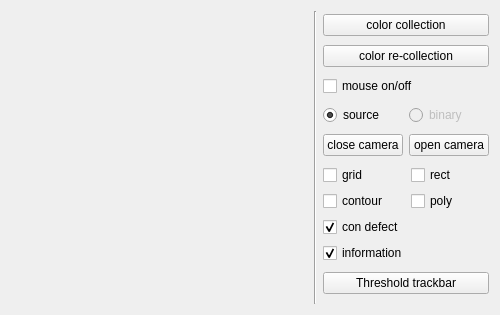
<?xml version="1.0" encoding="UTF-8"?>
<ui version="4.0">
 <class>Frame</class>
 <widget class="QWidget" name="Frame">
  <property name="geometry">
   <rect>
    <x>0</x>
    <y>0</y>
    <width>500</width>
    <height>315</height>
   </rect>
  </property>
  <property name="sizePolicy">
   <sizepolicy hsizetype="Preferred" vsizetype="Preferred">
    <horstretch>0</horstretch>
    <verstretch>0</verstretch>
   </sizepolicy>
  </property>
  <property name="minimumSize">
   <size>
    <width>500</width>
    <height>315</height>
   </size>
  </property>
  <property name="maximumSize">
   <size>
    <width>500</width>
    <height>315</height>
   </size>
  </property>
  <property name="windowTitle">
   <string>Simple Gesture Detection And Mouse Control</string>
  </property>
  <layout class="QGridLayout" name="gridLayout_2">
   <item row="0" column="0">
    <widget class="QLabel" name="pic">
     <property name="sizePolicy">
      <sizepolicy hsizetype="Preferred" vsizetype="Preferred">
       <horstretch>0</horstretch>
       <verstretch>0</verstretch>
      </sizepolicy>
     </property>
     <property name="text">
      <string/>
     </property>
    </widget>
   </item>
   <item row="0" column="1" rowspan="2">
    <widget class="Line" name="line">
     <property name="orientation">
      <enum>Qt::Vertical</enum>
     </property>
    </widget>
   </item>
   <item row="0" column="2" rowspan="2">
    <layout class="QVBoxLayout" name="verticalLayout">
     <item>
      <widget class="QPushButton" name="pushButton_2">
       <property name="text">
        <string>color collection</string>
       </property>
      </widget>
     </item>
     <item>
      <widget class="QPushButton" name="pushButton_3">
       <property name="text">
        <string>color re-collection</string>
       </property>
      </widget>
     </item>
     <item>
      <widget class="QCheckBox" name="checkBoxMouse">
       <property name="text">
        <string>mouse on/off</string>
       </property>
       <property name="checked">
        <bool>false</bool>
       </property>
      </widget>
     </item>
     <item>
      <layout class="QHBoxLayout" name="horizontalLayout">
       <item>
        <widget class="QRadioButton" name="radio_source">
         <property name="text">
          <string>source</string>
         </property>
         <property name="checked">
          <bool>true</bool>
         </property>
        </widget>
       </item>
       <item>
        <widget class="QRadioButton" name="radioButton_2">
         <property name="enabled">
          <bool>false</bool>
         </property>
         <property name="text">
          <string>binary</string>
         </property>
        </widget>
       </item>
      </layout>
     </item>
     <item>
      <layout class="QHBoxLayout" name="horizontalLayout_2">
       <item>
        <widget class="QPushButton" name="close">
         <property name="text">
          <string>close camera</string>
         </property>
        </widget>
       </item>
       <item>
        <widget class="QPushButton" name="open">
         <property name="text">
          <string>open camera</string>
         </property>
        </widget>
       </item>
      </layout>
     </item>
     <item>
      <layout class="QGridLayout" name="gridLayout">
       <item row="1" column="1">
        <widget class="QCheckBox" name="checkBoxPoly">
         <property name="text">
          <string>poly</string>
         </property>
         <property name="checked">
          <bool>false</bool>
         </property>
        </widget>
       </item>
       <item row="1" column="0">
        <widget class="QCheckBox" name="checkBoxContour">
         <property name="text">
          <string>contour</string>
         </property>
         <property name="checked">
          <bool>false</bool>
         </property>
        </widget>
       </item>
       <item row="2" column="0">
        <widget class="QCheckBox" name="checkBoxDefect">
         <property name="text">
          <string>con defect</string>
         </property>
         <property name="checked">
          <bool>true</bool>
         </property>
        </widget>
       </item>
       <item row="3" column="0" colspan="2">
        <widget class="QCheckBox" name="information">
         <property name="text">
          <string>information</string>
         </property>
         <property name="checked">
          <bool>true</bool>
         </property>
        </widget>
       </item>
       <item row="0" column="0">
        <widget class="QCheckBox" name="checkBoxGrid">
         <property name="text">
          <string>grid</string>
         </property>
         <property name="checked">
          <bool>false</bool>
         </property>
        </widget>
       </item>
       <item row="0" column="1">
        <widget class="QCheckBox" name="checkBoxRect">
         <property name="text">
          <string>rect</string>
         </property>
        </widget>
       </item>
      </layout>
     </item>
     <item>
      <widget class="QPushButton" name="pushButton">
       <property name="text">
        <string>Threshold trackbar</string>
       </property>
      </widget>
     </item>
    </layout>
   </item>
   <item row="1" column="0">
    <spacer name="horizontalSpacer">
     <property name="orientation">
      <enum>Qt::Horizontal</enum>
     </property>
     <property name="sizeHint" stdset="0">
      <size>
       <width>330</width>
       <height>0</height>
      </size>
     </property>
    </spacer>
   </item>
  </layout>
 </widget>
 <layoutdefault spacing="6" margin="11"/>
 <resources/>
 <connections/>
</ui>
